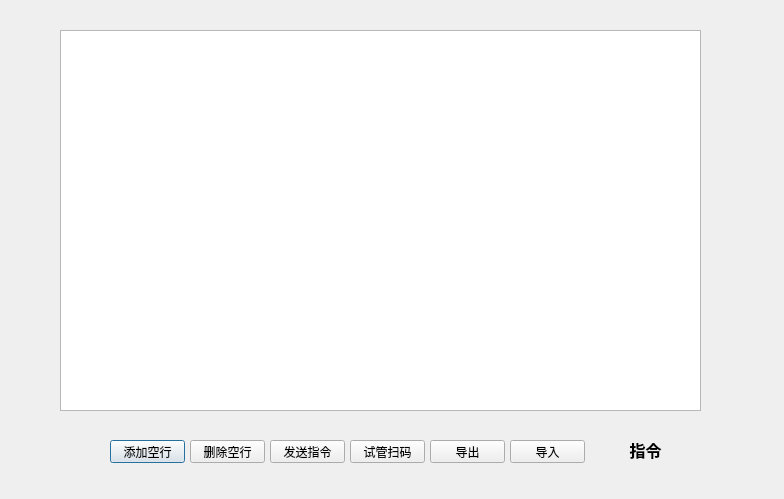
<?xml version="1.0" encoding="UTF-8"?>
<ui version="4.0">
 <class>Dialog</class>
 <widget class="QDialog" name="Dialog">
  <property name="geometry">
   <rect>
    <x>0</x>
    <y>0</y>
    <width>784</width>
    <height>499</height>
   </rect>
  </property>
  <property name="windowTitle">
   <string>Dialog</string>
  </property>
  <widget class="QTableWidget" name="tableWidget">
   <property name="geometry">
    <rect>
     <x>60</x>
     <y>30</y>
     <width>641</width>
     <height>381</height>
    </rect>
   </property>
  </widget>
  <widget class="QPushButton" name="addRow">
   <property name="geometry">
    <rect>
     <x>110</x>
     <y>440</y>
     <width>75</width>
     <height>23</height>
    </rect>
   </property>
   <property name="text">
    <string>添加空行</string>
   </property>
  </widget>
  <widget class="QPushButton" name="rmRow">
   <property name="geometry">
    <rect>
     <x>190</x>
     <y>440</y>
     <width>75</width>
     <height>23</height>
    </rect>
   </property>
   <property name="text">
    <string>删除空行</string>
   </property>
  </widget>
  <widget class="QPushButton" name="send">
   <property name="geometry">
    <rect>
     <x>270</x>
     <y>440</y>
     <width>75</width>
     <height>23</height>
    </rect>
   </property>
   <property name="text">
    <string>发送指令</string>
   </property>
  </widget>
  <widget class="QPushButton" name="export_2">
   <property name="geometry">
    <rect>
     <x>430</x>
     <y>440</y>
     <width>75</width>
     <height>23</height>
    </rect>
   </property>
   <property name="text">
    <string>导出</string>
   </property>
  </widget>
  <widget class="QLabel" name="stateProtocol">
   <property name="geometry">
    <rect>
     <x>590</x>
     <y>440</y>
     <width>111</width>
     <height>20</height>
    </rect>
   </property>
   <property name="font">
    <font>
     <family>楷体</family>
     <pointsize>12</pointsize>
     <weight>75</weight>
     <bold>true</bold>
    </font>
   </property>
   <property name="text">
    <string>指令</string>
   </property>
   <property name="alignment">
    <set>Qt::AlignCenter</set>
   </property>
  </widget>
  <widget class="QPushButton" name="import_2">
   <property name="geometry">
    <rect>
     <x>510</x>
     <y>440</y>
     <width>75</width>
     <height>23</height>
    </rect>
   </property>
   <property name="text">
    <string>导入</string>
   </property>
  </widget>
  <widget class="QPushButton" name="scantube">
   <property name="geometry">
    <rect>
     <x>350</x>
     <y>440</y>
     <width>75</width>
     <height>23</height>
    </rect>
   </property>
   <property name="text">
    <string>试管扫码</string>
   </property>
  </widget>
 </widget>
 <resources/>
 <connections/>
</ui>
